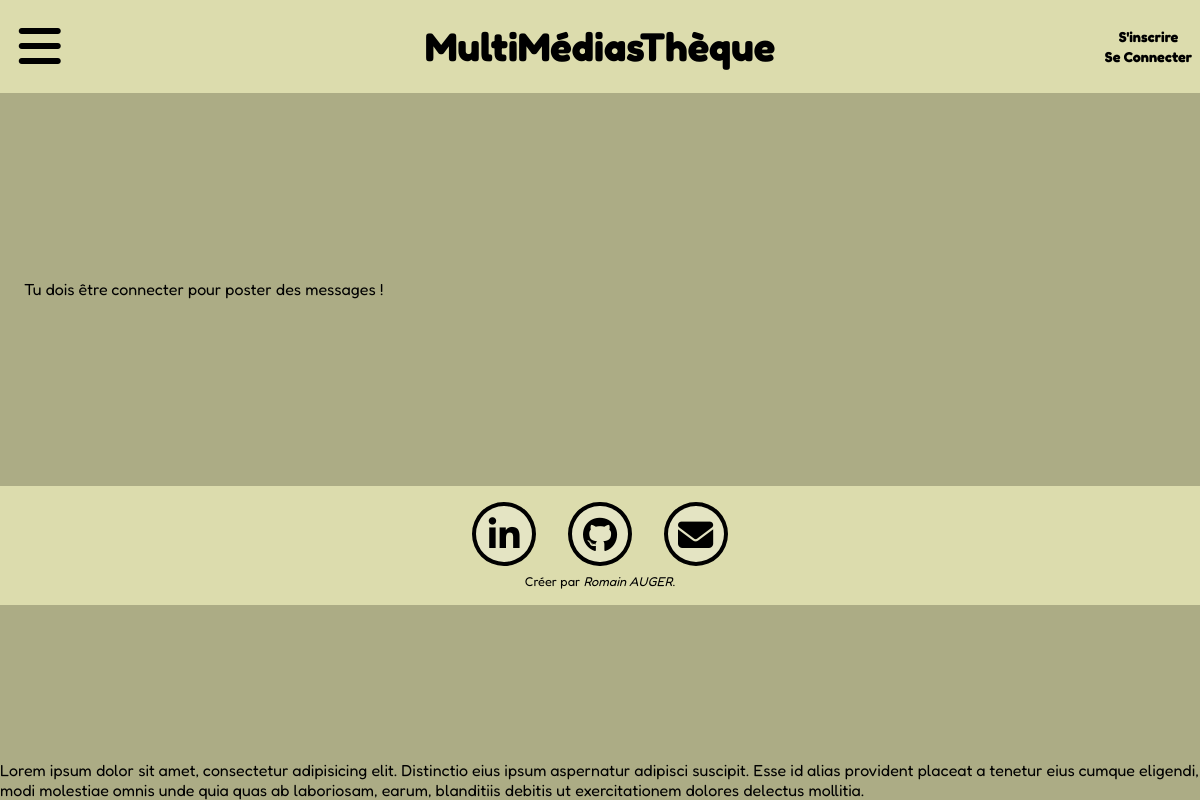
/?page=forums_chats&Id=20, run on an earlier commit of the app's database.
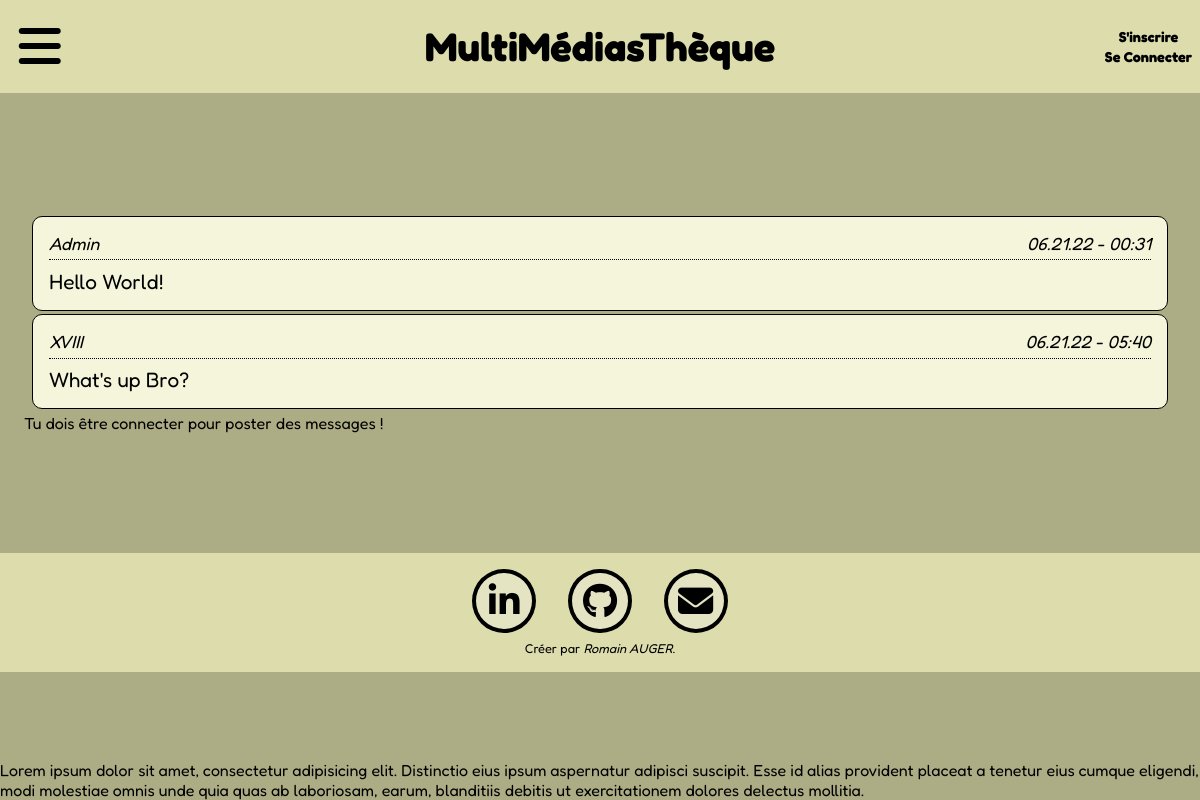
And on a later commit of the database.
### tables this page shows
CREATE TABLE "Chats" (
	"Id"	INTEGER,
	"Content"	TEXT,
	"Date"	TEXT,
	"Pseudo"	TEXT,
	"Chatroom_id"	TEXT,
	PRIMARY KEY("Id" AUTOINCREMENT)
);

### index.php (called while the page is built, shortened)
<?php
require "Models/Chats.php";
require "Models/ChatsManager.php";
require "Views/layout.php";
?>

### Controls/forums_chats_controller.php (called while the page is built, shortened)
<?php
    $bddPDO = new PDO('sqlite:Private/DataBase/Project_Database.db');    $bddPDO->setAttribute(PDO::ATTR_ERRMODE, PDO::ERRMODE_EXCEPTION);
    $Post_manager = new ChatsManager($bddPDO);
    require "Views/forums_chats.php";
?>

### Models/ChatsManager.php (called while the page is built, shortened)
<?php
class ChatsManager{
    private $bddPDO;
    public function __construct(PDO $bddPDO){
        $this->bddPDO = $bddPDO;
    }
    public function selectChatroomsId($Chatroom_id){
        $query = $this->bddPDO->prepare("SELECT * FROM Chats WHERE Chatroom_id=:Chatroom_id ");
        $query -> bindValue(":Chatroom_id", $Chatroom_id);
        $query-> execute();
        $query->setFetchMode(PDO::FETCH_CLASS  | PDO::FETCH_PROPS_LATE, "Chats" );
        $postChatroom = $query->fetchAll();
        return $postChatroom;
    }
}
?>

### Models/Chats.php (called while the page is built, shortened)
<?php
class Chats{
    private $errors = [],
    $Id,
    $Chatroom_id,
    $Content,
    $Date,
    $Pseudo;
    public function getContent(){
        return $this->Content;
    }
    public function getDate(){
        return $this->Date;
    }
    public function getPseudo(){
        return $this->Pseudo;
    }
}
?>

### Views/forums_chats.php (the view, shortened to what this page needs)
<section class="chats">
    <?php foreach ($Post_manager->selectChatroomsId($_GET["Id"]) as $PostManager) : ?>
        <article class="chat">
            <div>
                <p><?= ($PostManager->getPseudo()) ?></p>
                <p><?= ($PostManager->getDate()) ?></p>
            </div>
            <p><?= ($PostManager->getContent()) ?></p>
        </article>
    <?php endforeach ?>
    <?php if(empty($_SESSION)){ ?>
        <p>Tu dois être connecter pour poster des messages !</p>
    <?php }; ?>
</section>

What changed in the data, as far as the page shows it:
added chats: Pseudo "Admin", Date "06.21.22 - 00:31", Content "Hello World!"
added chats: Pseudo "XVIII", Date "06.21.22 - 05:40", Content "What's up Bro?"
